Frame 1 (no input): blank canvas, image omitted
Frame 60 (the mouse pressed at the canvas centre just before this capture): blank canvas, image omitted
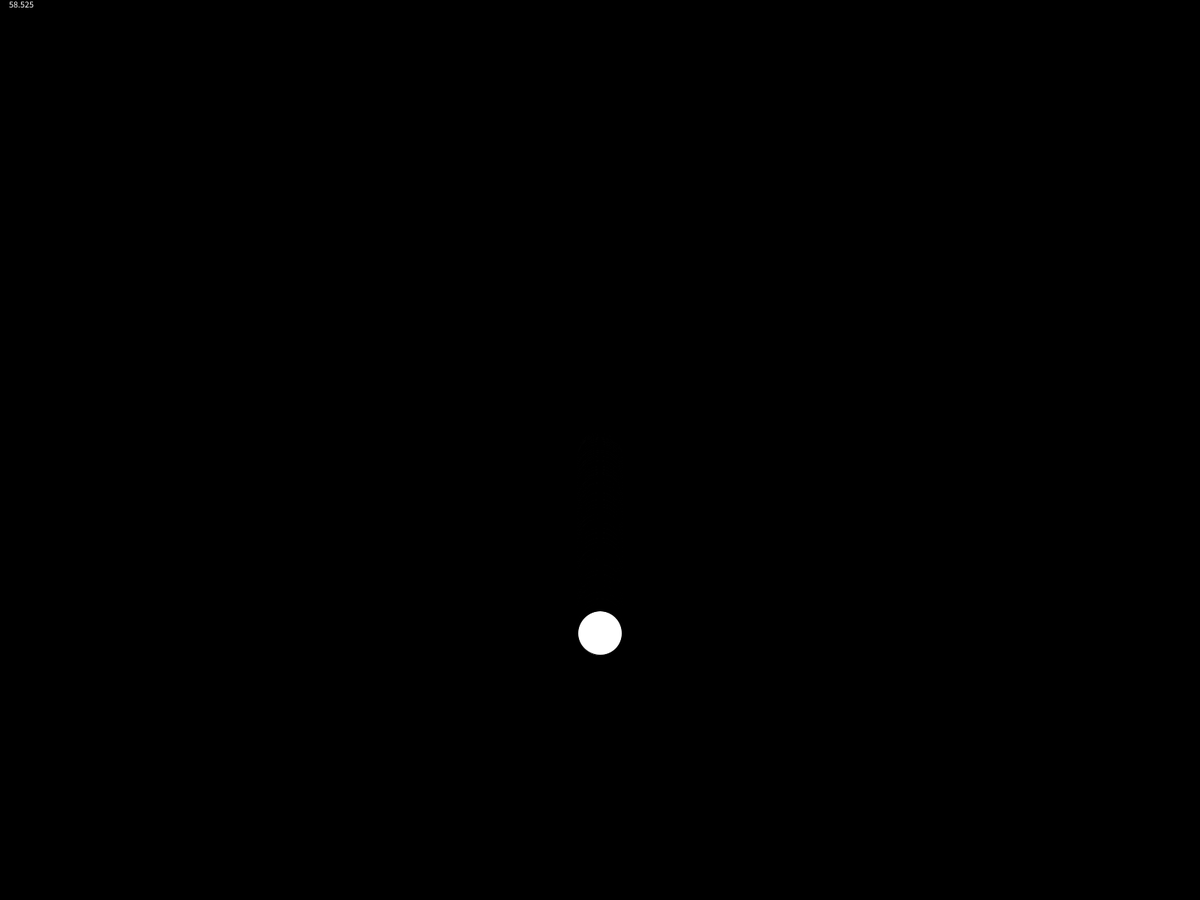
Frame 120 (the mouse held since frame 60 and released just before this capture)

The Processing sketch whose frames 1 and 60 were blank and that drew this single picture after the mouse press (run headless with seeded random() and noise(); from frame 60 on, the mouse is pressed at the canvas centre):

// Processing sketch: BallsV3
// ── BallsV3.pde
float gravity = 800;
ArrayList<Ball> balls = new ArrayList<Ball>();
float drawStartMillis = 0.0f;
float drawEndMillis = 0.0f;

void setup(){
  fullScreen();
  ellipseMode(CENTER);
  background(0);
}

void draw(){
  drawStartMillis = millis();
  float deltaTime = (drawStartMillis - drawEndMillis) / 1000.0f;
  fill(0);
  rect(0, 0, 100, 50); 
  for(Ball b : balls){
    b.erase(0);
  }
  
  //physics
  for(Ball b : balls){
    b.update(deltaTime);
  }
  for(int i = 0; i < balls.size(); i++){
    for(int j = i + 1; j < balls.size(); j++){
      balls.get(i).resolveCollision(balls.get(j));
    }
  }
  for(Ball b: balls){
    b.bounce();
  }
  
  //rendering
  for(Ball b : balls){
    b.render();
  }
  
  
  text(frameRate, 10, 10);
  drawEndMillis = millis();
}

void mousePressed(){
  balls.add(new Ball(mouseX, mouseY, random(10, 40)));
}

// ── Ball.pde
class Ball{

  float radius;
  float diameter;
  float mass;
  
  float elasticity = 0.9;
  float resolutionTimeStep = 0.001f;
  
  PVector pos;
  PVector prevPos;
  PVector vel = new PVector();
  PVector acc = new PVector();
  
  color c = color(255);
  
  Ball(float x, float y, float radius){
    this.radius = radius;
    this.diameter = 2 * radius;
    this.mass = radius;
    pos = new PVector(x, y);
  }
  
  void update(float deltaTime){
    acc.set(0, gravity);
    vel.add(PVector.mult(acc, deltaTime));
    pos.add(PVector.mult(vel, deltaTime));
  }
  
  void bounce(){
    if(pos.x - radius < 0) {
      pos.x = radius;
      vel.x *= -elasticity;
    }
    else if(pos.x + radius > width){
      pos.x = width - radius;
      vel.x *= -elasticity;
    }
    
    if(pos.y + radius > height){
      pos.y = height - radius;
      vel.y *= -elasticity;
    }
  }
  
  void resolveCollision(Ball other){
    if(collide(other)){
      //separate colliding balls
      PVector delta = PVector.sub(pos, other.pos);
      float d = delta.mag();
      PVector mtd = delta.mult(((radius + other.radius)-d)/d);
      
      //inverse masses
      float im = 1 / mass;
      float imOther = 1 / other.mass;
      
      pos = pos.add(mtd.mult(im / (im + imOther)));
      other.pos = other.pos.sub(mtd.mult(im / (im + imOther)));
      
      //work out collision velocity
      PVector v = PVector.sub(vel, other.vel);
      float vn = v.dot(mtd.normalize());
      if(vn > 0.0f) return;
      
      //collision impulse
      float i = (-(1.0f + elasticity) * vn) / (im + imOther);
      PVector impulse = mtd.normalize().mult(i);
  
      //change in momentum
      vel.add(PVector.mult(impulse, im));
      other.vel.sub(PVector.mult(impulse, imOther));
    }
  }
  
  boolean collide(Ball other){
    float distSqr = PVector.sub(pos, other.pos).magSq();
    return distSqr < (radius + other.radius) * (radius + other.radius);
  }
  
  void render(){
    fill(c);
    circle(pos.x, pos.y, diameter);
  }
  
  void erase(color bg){
    fill(bg);
    circle(pos.x, pos.y, diameter + 1);
  }
  
}
